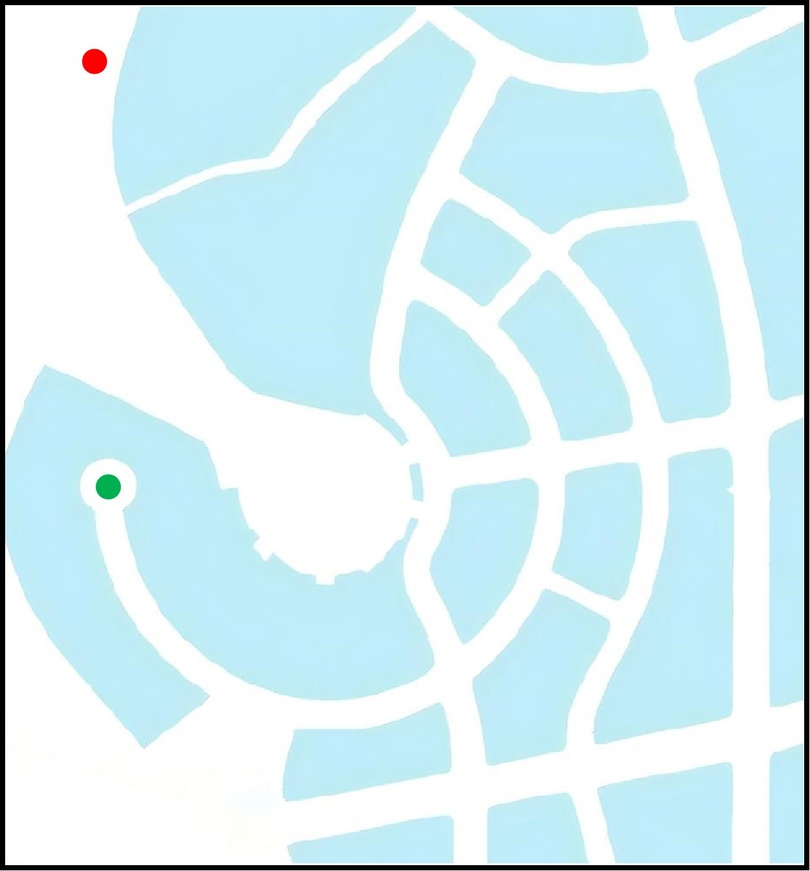
#> input picture code/Figs/1.jpg, 810 x 871 px, shrunk from 1252 x 1347 before the run; its folder holds only this picture in this run
$ python map_extractor.py
#> lines starting #> are read from the running program, lines starting #| are printed output that depends on the picture; after the words box and inside, x2 and y2 are one past the last pixel; in counts of white or black regions, pixels touching at a corner belong together
#!/usr/bin/env python3
"""
map_extractor.py — 地图提取器 v2.1（边框标定 + 纯占据范围 + 几何精修）

v2.1 改进（锦上添花，不粘连）：
  1. 闭运算核从 5×5 椭圆降级为 3×3 矩形 —— 保留补缝能力，消除跨障碍物粘连与磨角。
  2. 圆拟合改用最小二乘（Kåsa），替代面积等效半径 —— 圆更圆，半径不受膨胀影响。
  3. 多边形 RDP epsilon 从 2.0 收紧到 1.0，并增加"直边回归精修"：
     对每条边回到原始轮廓做 PCA 最小二乘直线拟合，再用相邻拟合直线的交点作为精确顶点。
     输出边绝对直、角绝对锐。
"""

import json
import math
from pathlib import Path
from typing import Dict, List, Optional, Tuple

import cv2
import numpy as np


# ═══════════════════════════════════════════════════════════════
# 1. 边框检测
# ═══════════════════════════════════════════════════════════════

def detect_frame(img_bgr: np.ndarray, dark_thresh: int = 40, min_run: float = 0.3) -> Tuple[int, int, int, int]:
    gray = cv2.cvtColor(img_bgr, cv2.COLOR_BGR2GRAY)
    dark = gray < dark_thresh
    h, w = dark.shape

    def _line_positions(proj: np.ndarray, length: int) -> List[float]:
        idx = np.where(proj > min_run * length)[0]
        if len(idx) == 0:
            return []
        groups, start = [], idx[0]
        for a, b in zip(idx[:-1], idx[1:]):
            if b - a > 3:
                groups.append((start, a))
                start = b
        groups.append((start, idx[-1]))
        return [(a + b) / 2.0 for a, b in groups]

    v_lines = _line_positions(dark.sum(axis=0), h)
    h_lines = _line_positions(dark.sum(axis=1), w)
    if len(v_lines) < 2 or len(h_lines) < 2:
        raise ValueError("未能检出完整矩形边框")
    x_left, x_right = min(v_lines), max(v_lines)
    y_top, y_bottom = min(h_lines), max(h_lines)
    if x_right - x_left < 100 or y_bottom - y_top < 100:
        raise ValueError(f"边框尺寸异常: {(x_left, y_top, x_right, y_bottom)}")
    return x_left, y_top, x_right, y_bottom


# ═══════════════════════════════════════════════════════════════
# 2. 障碍物掩码（3×3 矩形核保守补缝）
# ═══════════════════════════════════════════════════════════════

def obstacle_mask(img_bgr: np.ndarray, frame: Tuple[int, int, int, int]) -> np.ndarray:
    xl, yt, xr, yb = [int(round(v)) for v in frame]
    roi = img_bgr[yt:yb + 1, xl:xr + 1].astype(np.int16)
    b, g, r = roi[:, :, 0], roi[:, :, 1], roi[:, :, 2]
    mask = (((b - r) > 25) & (b >= g)).astype(np.uint8) * 255
    # 3×3 矩形核：只补 1 像素级抗锯齿缺口，不跨障碍物桥接
    kernel = cv2.getStructuringElement(cv2.MORPH_RECT, (3, 3))
    mask = cv2.morphologyEx(mask, cv2.MORPH_CLOSE, kernel)
    cnts, _ = cv2.findContours(mask, cv2.RETR_EXTERNAL, cv2.CHAIN_APPROX_SIMPLE)
    filled = np.zeros_like(mask)
    for c in cnts:
        if cv2.contourArea(c) >= 150:
            cv2.drawContours(filled, [c], -1, 255, thickness=cv2.FILLED)
    return filled


# ═══════════════════════════════════════════════════════════════
# 3. 起终点检测
# ═══════════════════════════════════════════════════════════════

def detect_start_end(img_bgr: np.ndarray) -> Tuple[Optional[Tuple[float, float]], Optional[Tuple[float, float]]]:
    hsv = cv2.cvtColor(img_bgr, cv2.COLOR_BGR2HSV)
    green = cv2.inRange(hsv, np.array([35, 80, 80]), np.array([90, 255, 255]))
    red = cv2.bitwise_or(cv2.inRange(hsv, np.array([0, 100, 100]), np.array([10, 255, 255])),
                         cv2.inRange(hsv, np.array([170, 100, 100]), np.array([180, 255, 255])))

    def _centroid(mask: np.ndarray) -> Optional[Tuple[float, float]]:
        n, _, stats, cents = cv2.connectedComponentsWithStats(mask)
        if n <= 1:
            return None
        i = 1 + int(np.argmax(stats[1:, cv2.CC_STAT_AREA]))
        if stats[i, cv2.CC_STAT_AREA] < 200:
            return None
        return float(cents[i][0]), float(cents[i][1])

    return _centroid(green), _centroid(red)


# ═══════════════════════════════════════════════════════════════
# 4. 几何精修工具
# ═══════════════════════════════════════════════════════════════

# [12 lines left out: function fit_circle_least_squares, not called in this run]


def refine_polygon_edges(contour: np.ndarray, approx_vertices: np.ndarray) -> np.ndarray:
    """
    对 RDP 输出的多边形顶点做直边回归精修。
    1. 找到每个 RDP 顶点在原始轮廓中的最近点索引；
    2. 按索引区间提取每条边对应的原始轮廓点；
    3. 对每条边的点做 PCA 最小二乘直线拟合；
    4. 用相邻拟合直线的交点作为新的精确顶点。
    """
    pts = contour.reshape(-1, 2).astype(np.float64)
    verts = approx_vertices.reshape(-1, 2).astype(np.float64)
    n = len(verts)
    if n < 3:
        return verts

    # 每个 RDP 顶点在原始轮廓中的最近索引
    idx_map = []
    for v in verts:
        dists = np.sum((pts - v) ** 2, axis=1)
        idx_map.append(int(np.argmin(dists)))

    fitted_lines = []  # (a, b, c) 表示 a*x + b*y + c = 0, 且 a²+b²=1

    for i in range(n):
        i1 = idx_map[i]
        i2 = idx_map[(i + 1) % n]
        # 按轮廓顺序提取边对应的原始点
        if i2 >= i1:
            edge_pts = pts[i1:i2 + 1]
        else:
            edge_pts = np.vstack([pts[i1:], pts[:i2 + 1]])

        v1, v2 = verts[i], verts[(i + 1) % n]
        if len(edge_pts) < 3:
            # 点太少，退化为原边所在直线
            dx, dy = v2[0] - v1[0], v2[1] - v1[1]
            norm = np.hypot(dx, dy)
            if norm < 1e-6:
                fitted_lines.append((1.0, 0.0, -v1[0]))
            else:
                nx, ny = -dy / norm, dx / norm
                c = -(nx * v1[0] + ny * v1[1])
                fitted_lines.append((nx, ny, c))
            continue

        # PCA 最小二乘直线拟合：最小特征值对应的特征向量为法向量
        mx, my = np.mean(edge_pts[:, 0]), np.mean(edge_pts[:, 1])
        X = edge_pts[:, 0] - mx
        Y = edge_pts[:, 1] - my
        C = np.cov(X, Y, rowvar=False)
        eigvals, eigvecs = np.linalg.eigh(C)
        nv = eigvecs[:, 0]  # 最小特征值
        a, b = nv[0], nv[1]
        c = -(a * mx + b * my)
        norm = np.hypot(a, b)
        if norm > 0:
            a, b, c = a / norm, b / norm, c / norm
        fitted_lines.append((a, b, c))

    # 相邻拟合直线的交点作为新顶点
    new_verts = []
    for i in range(n):
        a1, b1, c1 = fitted_lines[i]
        a2, b2, c2 = fitted_lines[(i - 1) % n]  # 前一条边
        det = a1 * b2 - a2 * b1
        if abs(det) < 1e-10:
            new_verts.append(verts[i].tolist())
        else:
            x = (b1 * c2 - b2 * c1) / det
            y = (a2 * c1 - a1 * c2) / det
            new_verts.append([x, y])

    return np.array(new_verts)


# ═══════════════════════════════════════════════════════════════
# 5. 形状提取（圆度分类 + 几何精修）
# ═══════════════════════════════════════════════════════════════

def extract_shapes(mask: np.ndarray, circularity_thresh: float = 0.80, poly_epsilon_px: float = 1.0) -> List[Dict]:
    cnts, _ = cv2.findContours(mask, cv2.RETR_EXTERNAL, cv2.CHAIN_APPROX_SIMPLE)
    shapes = []
    for c in cnts:
        area = cv2.contourArea(c)
        if area < 150:
            continue
        peri = cv2.arcLength(c, True)
        if peri < 1e-6:
            continue
        circularity = 4.0 * math.pi * area / (peri * peri)
        _, (bw, bh), _ = cv2.minAreaRect(c)
        extent = area / max(bw * bh, 1e-6)

        if circularity >= circularity_thresh and extent < 0.83:
            # 最小二乘圆拟合，替代面积等效半径
            pts = c.reshape(-1, 2).astype(np.float64)
            cx, cy, r = fit_circle_least_squares(pts)
            shapes.append({"shape_type": "circle", "center_px": [cx, cy], "radius_px": r, "area_px": area})
        else:
            # RDP 收紧 + 直边回归精修
            approx = cv2.approxPolyDP(c, poly_epsilon_px, True)
            verts = approx.reshape(-1, 2).astype(float)
            if len(verts) < 3:
                continue
            verts = refine_polygon_edges(c, verts)
            shapes.append({"shape_type": "polygon", "vertices_px": verts.tolist(), "area_px": area})
    return shapes


# ═══════════════════════════════════════════════════════════════
# 6. 坐标映射
# ═══════════════════════════════════════════════════════════════

class FrameMapper:
    def __init__(self, frame: Tuple[int, int, int, int]):
        self.xl, self.yt, self.xr, self.yb = [float(v) for v in frame]
        self.fw = self.xr - self.xl
        self.fh = self.yb - self.yt
        aspect = self.fw / self.fh
        if abs(aspect - 1.0) <= 0.03:
            self.W, self.H = 100.0, 100.0
        elif aspect > 1.0:
            self.W, self.H = 100.0, 100.0 / aspect
        else:
            self.W, self.H = 100.0 * aspect, 100.0
        self.sx = self.W / self.fw
        self.sy = self.H / self.fh
        self.scale = (self.sx + self.sy) / 2.0

    def point(self, px: float, py: float) -> Tuple[float, float]:
        x = (px - self.xl) * self.sx
        y = (self.yb - py) * self.sy
        return x, y

    def length(self, d_px: float) -> float:
        return d_px * self.scale


# ═══════════════════════════════════════════════════════════════
# 7. 主流程
# ═══════════════════════════════════════════════════════════════

def extract_map(image_path: str) -> Dict:
    img = cv2.imread(str(image_path))
    if img is None:
        raise FileNotFoundError(image_path)

    frame = detect_frame(img)
    mapper = FrameMapper(frame)
    mask = obstacle_mask(img, frame)
    shapes = extract_shapes(mask)
    start_px, end_px = detect_start_end(img)

    xl, yt = frame[0], frame[1]

    obstacles = []
    for i, s in enumerate(shapes):
        if s["shape_type"] == "circle":
            cx_w, cy_w = mapper.point(s["center_px"][0] + xl, s["center_px"][1] + yt)
            r_w = mapper.length(s["radius_px"])
            obstacles.append(
                {"uid": f"circ_{i:03d}", "shape_type": "circle", "center": [round(cx_w, 3), round(cy_w, 3)],
                 "radius": round(r_w, 3), "area": round(math.pi * r_w ** 2, 3)})
        else:
            verts_w = [mapper.point(v[0] + xl, v[1] + yt) for v in s["vertices_px"]]
            obstacles.append({"uid": f"poly_{i:03d}", "shape_type": "polygon",
                              "vertices": [[round(x, 3), round(y, 3)] for x, y in verts_w],
                              "area": round(s["area_px"] * mapper.scale ** 2, 3)})

    def _pt(p):
        if p is None:
            return {"coordinates": None, "is_set": False}
        xw, yw = mapper.point(p[0], p[1])
        return {"coordinates": [round(xw, 3), round(yw, 3)], "is_set": True}

    coverage = float(np.sum(mask > 0)) / mask.size * 100.0
    return {"meta": {"source": "image", "image_path": str(image_path), "extractor": "map_extractor v2.1",
                     "frame_px": [int(v) for v in frame]},
            "map": {"width": round(mapper.W, 3), "height": round(mapper.H, 3),
                    "total_area": round(mapper.W * mapper.H, 3)},
            "obstacles": {"count": len(obstacles), "coverage_percent": round(coverage, 2), "items": obstacles},
            "points": {"start": _pt(start_px), "end": _pt(end_px)}, "_mask": mask, "_frame": frame, "_img": img, }


# ═══════════════════════════════════════════════════════════════
# 8. 校验可视化
# ═══════════════════════════════════════════════════════════════

def render_preview(result: Dict, save_path: str):
    import matplotlib
    matplotlib.use("Agg")
    import matplotlib.pyplot as plt
    from matplotlib.patches import Circle as MplCircle, Polygon as MplPolygon

    img, frame = result["_img"], result["_frame"]
    fig, axes = plt.subplots(1, 2, figsize=(16, 8))

    axes[0].imshow(cv2.cvtColor(img, cv2.COLOR_BGR2RGB))
    xl, yt, xr, yb = frame
    axes[0].add_patch(plt.Rectangle((xl, yt), xr - xl, yb - yt, fill=False, edgecolor="magenta", lw=2))
    axes[0].set_title("Original + detected frame")
    axes[0].axis("off")

    ax = axes[1]
    W, H = result["map"]["width"], result["map"]["height"]
    for o in result["obstacles"]["items"]:
        if o["shape_type"] == "circle":
            ax.add_patch(MplCircle(o["center"], o["radius"], facecolor="#aec7e8", edgecolor="#1f4e79", lw=1.5))
        else:
            ax.add_patch(MplPolygon(o["vertices"], closed=True, facecolor="#aec7e8", edgecolor="#1f4e79", lw=1.5))
    s, e = result["points"]["start"], result["points"]["end"]
    if s["is_set"]:
        ax.plot(*s["coordinates"], "o", color="green", ms=12, zorder=5)
    if e["is_set"]:
        ax.plot(*e["coordinates"], "o", color="red", ms=12, zorder=5)
    ax.set_xlim(0, W)
    ax.set_ylim(0, H)
    ax.set_aspect("equal")
    ax.set_title(f"Extracted map  {W:.1f}x{H:.1f}, "
                 f"{result['obstacles']['count']} obstacles, "
                 f"cover {result['obstacles']['coverage_percent']}%")
    ax.grid(alpha=0.3)

    plt.tight_layout()
    plt.savefig(save_path, dpi=150)
    plt.close(fig)


def strip_internal(result: Dict) -> Dict:
    return {k: v for k, v in result.items() if not k.startswith("_")}


# ═══════════════════════════════════════════════════════════════
# 9. 一键运行入口
# ═══════════════════════════════════════════════════════════════

def main():
    script_dir = Path(__file__).parent.resolve()
    figs_dir = script_dir / "Figs"

    if not figs_dir.exists():
        print(f"[错误] 找不到 Figs 文件夹: {figs_dir}")
        return

    images = sorted(figs_dir.glob("*.jpg")) + sorted(figs_dir.glob("*.JPG"))
    if not images:
        print(f"[警告] Figs 文件夹中没有找到 .jpg 图片")
        return

    out_dir = script_dir / "maps"
    out_dir.mkdir(parents=True, exist_ok=True)

    print(f"[信息] 找到 {len(images)} 张图片，输出目录: {out_dir}")
    print("-" * 50)

    for p in images:
        name = p.stem
        print(f"[extract] {p.name}")
        try:
            res = extract_map(str(p))
#> in extract_map, img is the input picture: shape (871, 810, 3); mean B, G, R 244, 237.7, 212.2
#> in detect_frame, `gray = cv2.cvtColor(img_bgr, cv2.COLOR_BGR2GRAY)`:
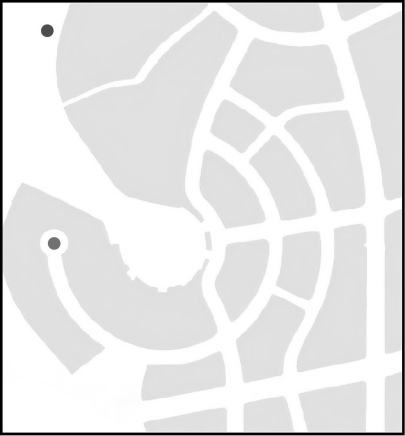
#> gray: shape (871, 810) (shown at 1/2 size); min 0, max 255, mean 230.9
#> in detect_frame, `dark = gray < dark_thresh`:
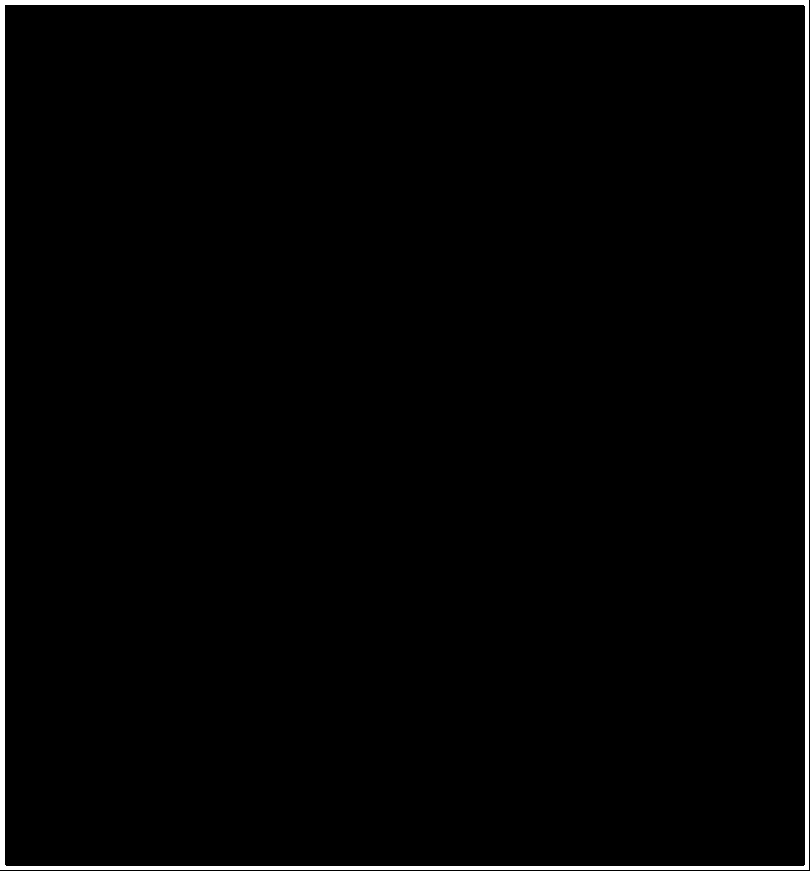
#> dark: shape (871, 810) bool; 2.1% white; 1 white region, box (x1, y1, x2, y2) and area: (0, 0, 809, 870) 15033
#> in _line_positions, `idx = np.where(proj > min_run * length)[0]`: idx = [0, 1, 2, 3, 4, 805, 806, 807, 808]
#> in _line_positions, `groups, start = [], idx[0]`: groups = []; start = 0
#> the loop in _line_positions, `for a, b in zip(idx[:-1], idx[1:]):` made 8 passes
#> (a, b, start) on pass 5: (4, 805, 805)
#> after the loop in _line_positions, `for a, b in zip(idx[:-1], idx[1:]):`: groups = [(0, 4)]
#> in detect_frame, `v_lines = _line_positions(dark.sum(axis=0), h)`: v_lines = [2, 806.5]
#> the loop in _line_positions (call 2), `for a, b in zip(idx[:-1], idx[1:]):` made 8 passes
#> (a, b, start) on pass 5: (4, 866, 866)
#> in detect_frame, `h_lines = _line_positions(dark.sum(axis=1), w)`: h_lines = [2, 867.5]
#> in detect_frame, `x_left, x_right = min(v_lines), max(v_lines)`: x_left = 2; x_right = 806.5
#> in detect_frame, `y_top, y_bottom = min(h_lines), max(h_lines)`: y_top = 2; y_bottom = 867.5
#> in extract_map, `frame = detect_frame(img)`: frame = (2, 2, 806.5, 867.5)
#> in __init__, `self.xl, self.yt, self.xr, self.yb = [float(v) for v in frame]`: self.xl = 2; self.xr = 806.5; self.yb = 867.5
#> in __init__, `self.fw = self.xr - self.xl`: self.fw = 804.5
#> in __init__, `self.fh = self.yb - self.yt`: self.fh = 865.5
#> in __init__, `aspect = self.fw / self.fh`: aspect = 0.93
#> in __init__, `self.W, self.H = 100.0 * aspect, 100.0`: self.W = 92.95; self.H = 100
#> in __init__, `self.sx = self.W / self.fw`: self.sx = 0.116
#> in obstacle_mask, `xl, yt, xr, yb = [int(round(v)) for v in frame]`: xl = 2; xr = 806; yb = 868
#> in obstacle_mask, `b, g, r = roi[:, :, 0], roi[:, :, 1], roi[:, :, 2]`:
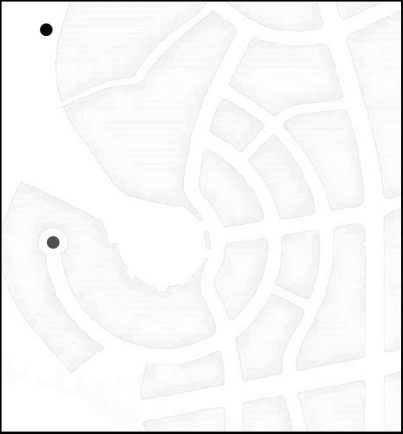
#> b: shape (867, 805) int16 (shown at 1/2 size); min 0, max 255, mean 246.3
#> in obstacle_mask, `b, g, r = roi[:, :, 0], roi[:, :, 1], roi[:, :, 2]`:
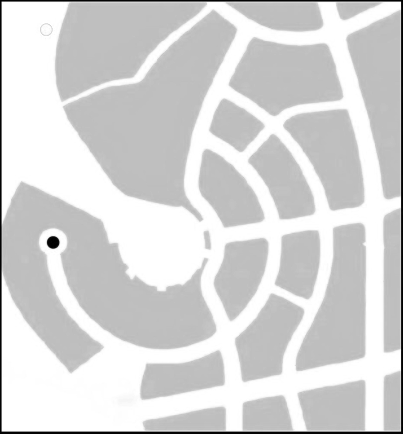
#> r: shape (867, 805) int16 (shown at 1/2 size); min 0, max 255, mean 214.1
#> in obstacle_mask, `mask = (((b - r) > 25) & (b >= g)).astype(np.uint8) * 255`:
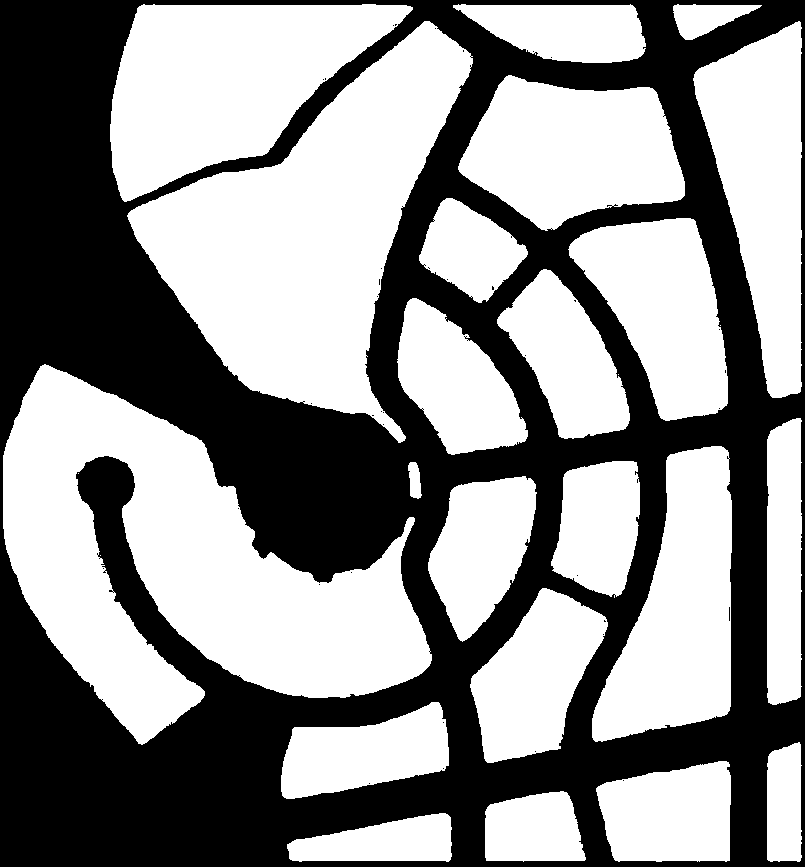
#> mask: shape (867, 805); 56.4% white; 38 black regions (37 under 20 px), largest, box (x1, y1, x2, y2) and area: (0, 0, 805, 867) 304326
#> in obstacle_mask, `cnts, _ = cv2.findContours(mask, cv2.RETR_EXTERNAL, cv2.CHAIN_APPROX_S..`: cnts = 22 contours; largest, box (x1, y1, x2, y2) and area: (3, 364, 432, 745) 76702, (127, 21, 473, 443) 62974, (110, 4, 413, 202) 34944, (592, 446, 732, 742) 24838, (693, 21, 802, 398) 24152
#> the loop in obstacle_mask, `for c in cnts:` made 22 passes
#> the loop in extract_shapes, `for c in cnts:` made 22 passes
#> (area, peri, circularity, bw, bh, extent, n in refine_polygon_edges) on passes 1 to 8: (5450, 400.7, 0.427, 48, 164, 0.692, 16), (5824.5, 316.8, 0.729, 99.99, 69.38, 0.84, 18), (11117.5, 444.3, 0.708, 100, 134, 0.83, 24), (3718, 299.3, 0.522, 119, 34, 0.919, 11), (10317, 480, 0.563, 174.3, 71.04, 0.833, 27), (14018, 524.1, 0.641, 184.3, 108.4, 0.702, 39), (11417, 468.8, 0.653, 176.4, 90.33, 0.716, 45), (333.5, 89.21, 0.527, 11.04, 36.52, 0.827, 8)
#> after the loop in extract_shapes, `for c in cnts:`: shapes = 22 items
#> in _centroid, `n, _, stats, cents = cv2.connectedComponentsWithStats(mask)`: n = 2; stats = [[0, 0, 810, 871, 704999], [96, 474, 25, 26, 511]]; cents = [[404.7, 435], [107.8, 486.4]]
#> in _centroid, `i = 1 + int(np.argmax(stats[1:, cv2.CC_STAT_AREA]))`: i = 1
#> in extract_map, `start_px, end_px = detect_start_end(img)`: start_px = (107.8, 486.4); end_px = (94.07, 60.98)
#> in extract_map, `xl, yt = frame[0], frame[1]`: xl = 2
#> the loop in extract_map, `for i, s in enumerate(shapes):` made 22 passes
            json_path = out_dir / f"{name}_map.json"
            with open(json_path, "w", encoding="utf-8") as f:
                json.dump(strip_internal(res), f, indent=2, ensure_ascii=False)
            render_preview(res, str(out_dir / f"{name}_preview.png"))
#> the loop in render_preview, `for o in result["obstacles"]["items"]:` made 22 passes
#> in render_preview, `plt.savefig(save_path, dpi=150)`:
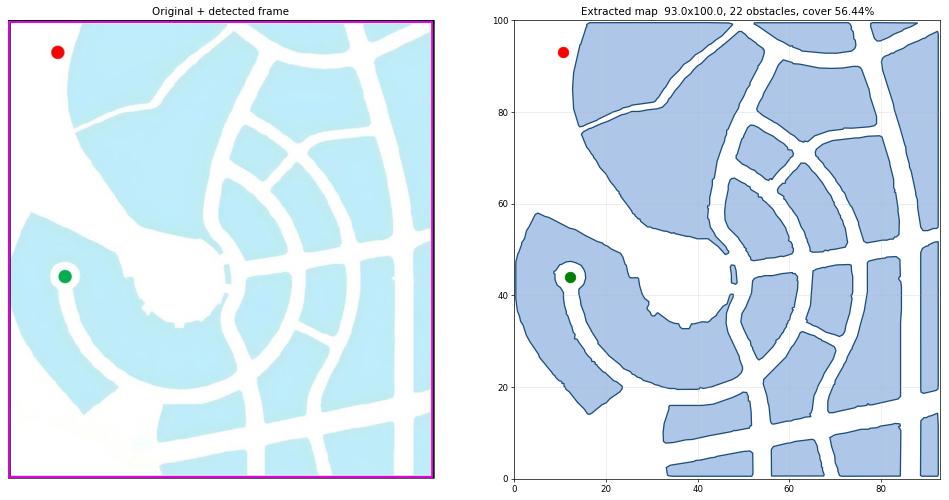
#> figure drawn by matplotlib, 2 panels
            r = res
            print(f"  frame={r['meta']['frame_px']}  world={r['map']['width']}x{r['map']['height']}"
                  f"  obstacles={r['obstacles']['count']}  coverage={r['obstacles']['coverage_percent']}%"
                  f"  S={r['points']['start']['coordinates']}  E={r['points']['end']['coordinates']}")
#|   frame=[2, 2, 806, 867]  world=92.952x100.0  obstacles=22  coverage=56.44%  S=[12.228, 44.034]  E=[10.637, 93.185]
            print(f"  → {json_path}")
        except Exception as e:
            print(f"  [失败] {e}")
        print()


if __name__ == "__main__":
    main()
